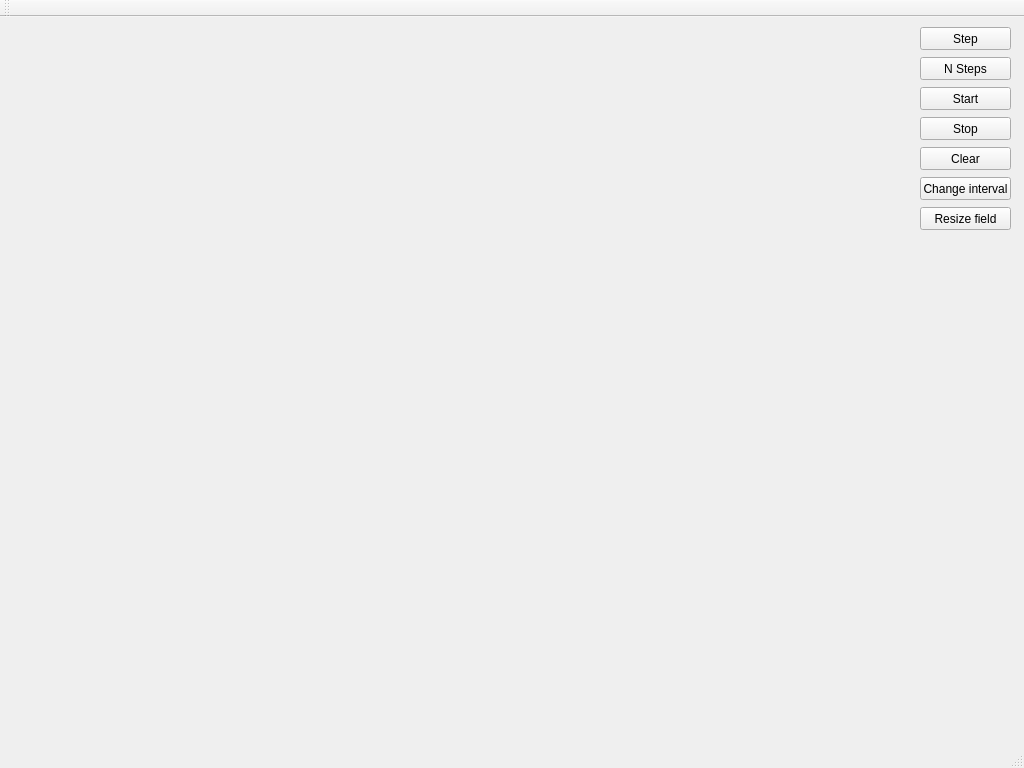
<?xml version="1.0" encoding="UTF-8"?>
<ui version="4.0">
 <class>MainWindow</class>
 <widget class="QMainWindow" name="MainWindow">
  <property name="geometry">
   <rect>
    <x>0</x>
    <y>0</y>
    <width>1024</width>
    <height>768</height>
   </rect>
  </property>
  <property name="minimumSize">
   <size>
    <width>941</width>
    <height>646</height>
   </size>
  </property>
  <property name="maximumSize">
   <size>
    <width>1024</width>
    <height>768</height>
   </size>
  </property>
  <property name="windowTitle">
   <string>MainWindow</string>
  </property>
  <widget class="QWidget" name="centralWidget">
   <widget class="Widget" name="widget" native="true">
    <property name="geometry">
     <rect>
      <x>10</x>
      <y>10</y>
      <width>901</width>
      <height>711</height>
     </rect>
    </property>
   </widget>
   <widget class="QPushButton" name="Step">
    <property name="geometry">
     <rect>
      <x>920</x>
      <y>10</y>
      <width>91</width>
      <height>23</height>
     </rect>
    </property>
    <property name="text">
     <string>Step</string>
    </property>
   </widget>
   <widget class="QPushButton" name="NSteps">
    <property name="geometry">
     <rect>
      <x>920</x>
      <y>40</y>
      <width>91</width>
      <height>23</height>
     </rect>
    </property>
    <property name="text">
     <string>N Steps</string>
    </property>
   </widget>
   <widget class="QPushButton" name="Start">
    <property name="geometry">
     <rect>
      <x>920</x>
      <y>70</y>
      <width>91</width>
      <height>23</height>
     </rect>
    </property>
    <property name="text">
     <string>Start</string>
    </property>
   </widget>
   <widget class="QPushButton" name="Stop">
    <property name="geometry">
     <rect>
      <x>920</x>
      <y>100</y>
      <width>91</width>
      <height>23</height>
     </rect>
    </property>
    <property name="text">
     <string>Stop</string>
    </property>
   </widget>
   <widget class="QPushButton" name="Clear">
    <property name="geometry">
     <rect>
      <x>920</x>
      <y>130</y>
      <width>91</width>
      <height>23</height>
     </rect>
    </property>
    <property name="text">
     <string>Clear</string>
    </property>
   </widget>
   <widget class="QPushButton" name="ChangeInterval">
    <property name="geometry">
     <rect>
      <x>920</x>
      <y>160</y>
      <width>91</width>
      <height>23</height>
     </rect>
    </property>
    <property name="text">
     <string>Change interval</string>
    </property>
   </widget>
   <widget class="QPushButton" name="ResizeField">
    <property name="geometry">
     <rect>
      <x>920</x>
      <y>190</y>
      <width>91</width>
      <height>23</height>
     </rect>
    </property>
    <property name="text">
     <string>Resize field</string>
    </property>
   </widget>
  </widget>
  <widget class="QMenuBar" name="menuBar">
   <property name="geometry">
    <rect>
     <x>0</x>
     <y>0</y>
     <width>1024</width>
     <height>21</height>
    </rect>
   </property>
  </widget>
  <widget class="QToolBar" name="mainToolBar">
   <attribute name="toolBarArea">
    <enum>TopToolBarArea</enum>
   </attribute>
   <attribute name="toolBarBreak">
    <bool>false</bool>
   </attribute>
  </widget>
  <widget class="QStatusBar" name="statusBar"/>
 </widget>
 <layoutdefault spacing="6" margin="11"/>
 <customwidgets>
  <customwidget>
   <class>Widget</class>
   <extends>QWidget</extends>
   <header>widget.h</header>
   <container>1</container>
  </customwidget>
 </customwidgets>
 <resources/>
 <connections/>
</ui>
